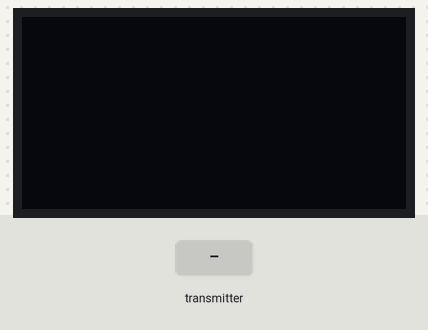
This sketch was run on a simulated ESP32. Shown: 128×64 one-colour display. Inputs (shaded band) come from the test bench. The OLED is the two-colour kind (top 16 rows yellow); what the sketch prints to the serial monitor is not drawn.

Above: at 1.2 s.
1.3 s: the transmitter starts sending id = 0
At 2.0 s:
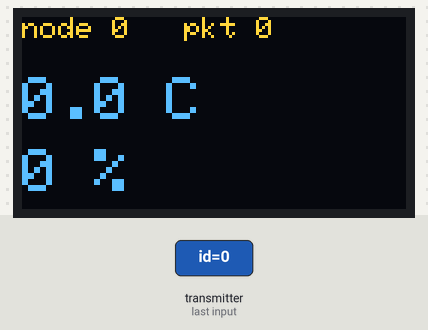
2.8 s: the transmitter starts sending tempC = 25
At 3.2 s:
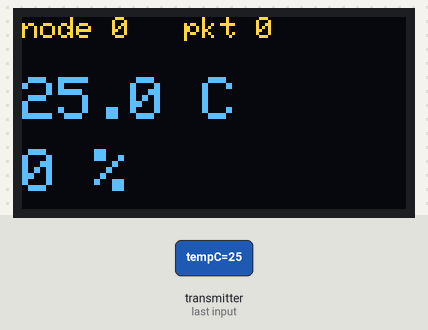
4.3 s: the transmitter starts sending hum = 25
At 5.5 s:
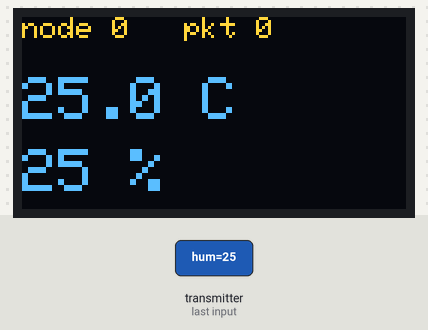
5.8 s: the transmitter starts sending count = 1024
At 6.6 s:
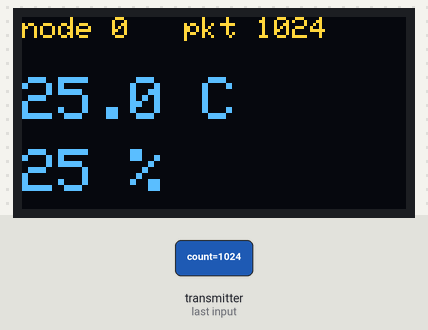
7.3 s: the transmitter starts sending id = 1
At 7.8 s:
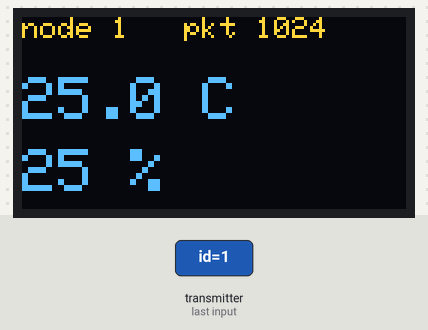
8.8 s: the transmitter starts sending tempC = 0
At 10.1 s:
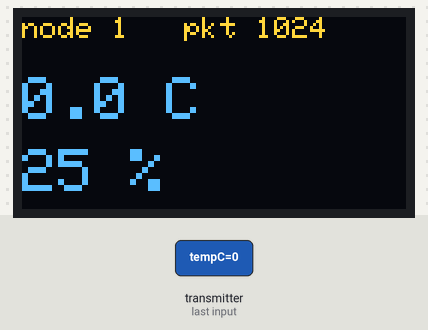
Timing chart, 0 to 11.3 s (numbered marks = the images above; inputs shaded):
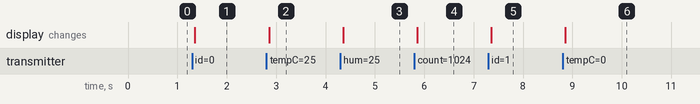

The sketch:

receiver.ino
```cpp
// Receiver sketch; upload separately to the receiver board.
//
// Full tutorial: https://shillehtek.com/blogs/news/esp32-esp-now-dht11-oled
// Parts used: https://shillehtek.com/products/esp32-dev-board-cp2102-type-c-4mb
//             https://shillehtek.com/products/shillehtek-dht11-with-cables
//             https://shillehtek.com/products/0-96-i2c-white-oled-display-module-4-pin-ssd1306
// More examples: https://github.com/shillehbean/shillehtek-examples
//

// ================= RECEIVER (ESP32 + OLED) =================
#include <WiFi.h>
#include <esp_now.h>
#include <Wire.h>
#include <Adafruit_GFX.h>
#include <Adafruit_SSD1306.h>

Adafruit_SSD1306 oled(128, 64, &Wire, -1);
typedef struct { int id; float tempC; float hum; unsigned long count; } Packet;   // identical struct
Packet pkt;
volatile bool fresh = false;

// ESP32 Arduino core 3.x signature (core 2.x: const uint8_t *mac, const uint8_t *data, int len)
void onRecv(const esp_now_recv_info_t *info, const uint8_t *data, int len) {
  if (len == sizeof(pkt)) { memcpy(&pkt, data, sizeof(pkt)); fresh = true; }
}

void setup() {
  Serial.begin(115200);
  oled.begin(SSD1306_SWITCHCAPVCC, 0x3C);
  oled.setTextColor(SSD1306_WHITE);
  WiFi.mode(WIFI_STA);
  Serial.print("Receiver MAC: "); Serial.println(WiFi.macAddress());   // paste into the sender
  esp_now_init();
  esp_now_register_recv_cb(onRecv);
}

void loop() {
  if (!fresh) return;                               // draw in loop(), not inside the callback
  fresh = false;
  oled.clearDisplay();
  oled.setTextSize(1); oled.setCursor(0, 0);  oled.printf("node %d   pkt %lu", pkt.id, pkt.count);
  oled.setTextSize(2); oled.setCursor(0, 20); oled.printf("%.1f C", pkt.tempC);
  oled.setCursor(0, 44);                      oled.printf("%.0f %%", pkt.hum);
  oled.display();
}
```

Measured:
- after the input at 1.3 s, the display: changes after 0.06 s (image 1)
- after the input at 2.8 s, the display: changes after 0.06 s (image 2)
- after the input at 4.3 s, the display: changes after 0.06 s (image 3)
- after the input at 5.8 s, the display: changes after 0.06 s (image 4)
- after the input at 7.3 s, the display: changes after 0.06 s (image 5)
- after the input at 8.8 s, the display: changes after 0.06 s (image 6)
